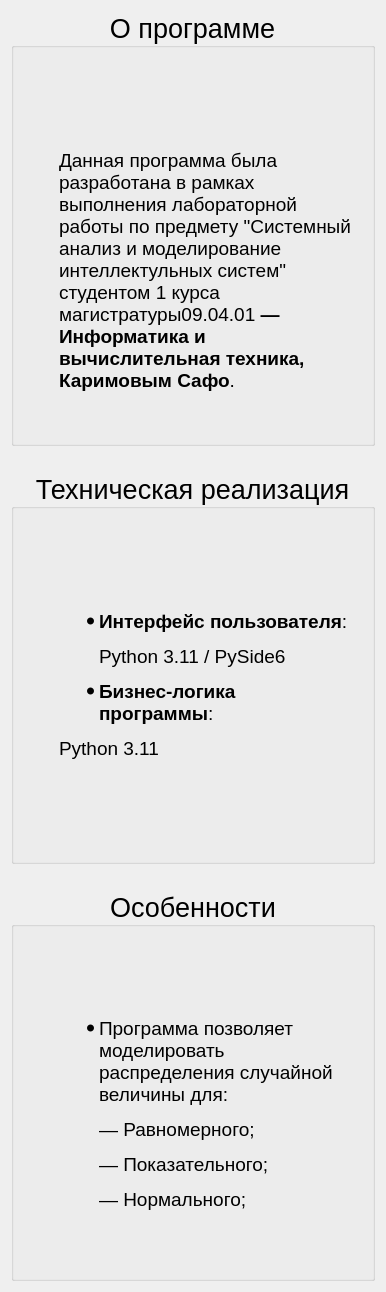
              <widget class="QWidget" name="scrollAreaWidgetContents">
               <property name="geometry">
                <rect>
                 <x>0</x>
                 <y>0</y>
                 <width>386</width>
                 <height>1292</height>
                </rect>
               </property>
               <layout class="QVBoxLayout" name="verticalLayout_8">
                <item>
                 <layout class="QVBoxLayout" name="page_about">
                  <item>
                   <widget class="QGroupBox" name="gb_about">
                    <property name="font">
                     <font>
                      <family>Segoe UI</family>
                      <pointsize>20</pointsize>
                      <italic>false</italic>
                      <fontweight>DemiBold</fontweight>
                     </font>
                    </property>
                    <property name="styleSheet">
                     <string notr="true">QLabel{
	font: 14pt &quot;Segoe UI&quot;;
padding-left: 40px;
padding-right: 20px;
}</string>
                    </property>
                    <property name="title">
                     <string>О программе</string>
                    </property>
                    <property name="alignment">
                     <set>Qt::AlignmentFlag::AlignCenter</set>
                    </property>
                    <layout class="QVBoxLayout" name="verticalLayout_46">
                     <property name="spacing">
                      <number>0</number>
                     </property>
                     <property name="leftMargin">
                      <number>0</number>
                     </property>
                     <property name="topMargin">
                      <number>0</number>
                     </property>
                     <property name="rightMargin">
                      <number>0</number>
                     </property>
                     <property name="bottomMargin">
                      <number>0</number>
                     </property>
                     <item>
                      <layout class="QVBoxLayout" name="verticalLayout_47">
                       <property name="spacing">
                        <number>0</number>
                       </property>
                       <item>
                        <spacer name="verticalSpacer_76">
                         <property name="orientation">
                          <enum>Qt::Orientation::Vertical</enum>
                         </property>
                         <property name="sizeType">
                          <enum>QSizePolicy::Policy::Preferred</enum>
                         </property>
                         <property name="sizeHint" stdset="0">
                          <size>
                           <width>30</width>
                           <height>90</height>
                          </size>
                         </property>
                        </spacer>
                       </item>
                       <item>
                        <widget class="QLabel" name="l_about">
                         <property name="font">
                          <font>
                           <family>Segoe UI</family>
                           <pointsize>14</pointsize>
                           <italic>false</italic>
                           <bold>false</bold>
                          </font>
                         </property>
                         <property name="styleSheet">
                          <string notr="true">QLabel{
	font: 14pt &quot;Segoe UI&quot;;
padding-left: 40px;
padding-right: 20px;
}</string>
                         </property>
                         <property name="text">
                          <string>&lt;html&gt;&lt;head/&gt;&lt;body&gt;&lt;p&gt;Данная программа была разработана в рамках выполнения лабораторной работы по предмету &amp;quot;Системный анализ и моделирование интеллектульных систем&amp;quot; студентом 1 курса магистратуры&lt;span style=&quot; font-weight:700;&quot;/&gt;09.04.01 &lt;span style=&quot; font-weight:700;&quot;&gt;—&lt;/span&gt;&lt;span style=&quot; font-weight:700;&quot;&gt;Информатика и вычислительная техника, &lt;/span&gt;&lt;span style=&quot; font-weight:700;&quot;&gt;Каримовым Сафо&lt;/span&gt;.&lt;/p&gt;&lt;/body&gt;&lt;/html&gt;</string>
                         </property>
                         <property name="textFormat">
                          <enum>Qt::TextFormat::RichText</enum>
                         </property>
                         <property name="scaledContents">
                          <bool>false</bool>
                         </property>
                         <property name="alignment">
                          <set>Qt::AlignmentFlag::AlignLeading|Qt::AlignmentFlag::AlignLeft|Qt::AlignmentFlag::AlignVCenter</set>
                         </property>
                         <property name="wordWrap">
                          <bool>true</bool>
                         </property>
                        </widget>
                       </item>
                       <item>
                        <spacer name="verticalSpacer_79">
                         <property name="orientation">
                          <enum>Qt::Orientation::Vertical</enum>
                         </property>
                         <property name="sizeType">
                          <enum>QSizePolicy::Policy::Fixed</enum>
                         </property>
                         <property name="sizeHint" stdset="0">
                          <size>
                           <width>20</width>
                           <height>40</height>
                          </size>
                         </property>
                        </spacer>
                       </item>
                      </layout>
                     </item>
                    </layout>
                   </widget>
                  </item>
                 </layout>
                </item>
                <item>
                 <spacer name="verticalSpacer_80">
                  <property name="orientation">
                   <enum>Qt::Orientation::Vertical</enum>
                  </property>
                  <property name="sizeType">
                   <enum>QSizePolicy::Policy::Fixed</enum>
                  </property>
                  <property name="sizeHint" stdset="0">
                   <size>
                    <width>20</width>
                    <height>20</height>
                   </size>
                  </property>
                 </spacer>
                </item>
                <item>
                 <widget class="QGroupBox" name="gb_properties_2">
                  <property name="font">
                   <font>
                    <family>Segoe UI</family>
                    <pointsize>20</pointsize>
                    <italic>false</italic>
                    <fontweight>DemiBold</fontweight>
                   </font>
                  </property>
                  <property name="title">
                   <string>Техническая реализация</string>
                  </property>
                  <property name="alignment">
                   <set>Qt::AlignmentFlag::AlignCenter</set>
                  </property>
                  <layout class="QVBoxLayout" name="verticalLayout_50">
                   <property name="spacing">
                    <number>0</number>
                   </property>
                   <property name="leftMargin">
                    <number>0</number>
                   </property>
                   <property name="topMargin">
                    <number>0</number>
                   </property>
                   <property name="rightMargin">
                    <number>0</number>
                   </property>
                   <property name="bottomMargin">
                    <number>0</number>
                   </property>
                   <item>
                    <layout class="QVBoxLayout" name="verticalLayout_51">
                     <property name="spacing">
                      <number>0</number>
                     </property>
                     <item>
                      <spacer name="verticalSpacer_86">
                       <property name="orientation">
                        <enum>Qt::Orientation::Vertical</enum>
                       </property>
                       <property name="sizeType">
                        <enum>QSizePolicy::Policy::Preferred</enum>
                       </property>
                       <property name="sizeHint" stdset="0">
                        <size>
                         <width>30</width>
                         <height>90</height>
                        </size>
                       </property>
                      </spacer>
                     </item>
                     <item>
                      <widget class="QLabel" name="l_technical_implementation">
                       <property name="font">
                        <font>
                         <family>Segoe UI</family>
                         <pointsize>14</pointsize>
                         <italic>false</italic>
                         <bold>false</bold>
                        </font>
                       </property>
                       <property name="styleSheet">
                        <string notr="true">QLabel{
	font: 14pt &quot;Segoe UI&quot;;
padding-left: 40px;
padding-right: 20px;
}</string>
                       </property>
                       <property name="text">
                        <string>&lt;html&gt;&lt;head/&gt;&lt;body&gt;&lt;ul style=&quot;margin-top: 0px; margin-bottom: 0px; margin-left: 0px; margin-right: 0px; -qt-list-indent: 1;&quot;&gt;&lt;li style=&quot; margin-top:12px; margin-bottom:0px; margin-left:0px; margin-right:0px; -qt-block-indent:0; text-indent:0px;&quot;&gt;&lt;span style=&quot; font-weight:700;&quot;&gt;Интерфейс пользователя&lt;/span&gt;:&lt;/li&gt;&lt;p&gt;Python 3.11 / PySide6&lt;/p&gt;&lt;li style=&quot; margin-top:0px; margin-bottom:0px; margin-left:0px; margin-right:0px; -qt-block-indent:0; text-indent:0px;&quot;&gt;&lt;span style=&quot; font-weight:700;&quot;&gt;Бизнес-логика программы&lt;/span&gt;:&lt;/li&gt;&lt;/ul&gt;&lt;p&gt;Python 3.11&lt;/p&gt;&lt;/body&gt;&lt;/html&gt;</string>
                       </property>
                       <property name="alignment">
                        <set>Qt::AlignmentFlag::AlignLeading|Qt::AlignmentFlag::AlignLeft|Qt::AlignmentFlag::AlignVCenter</set>
                       </property>
                       <property name="wordWrap">
                        <bool>true</bool>
                       </property>
                      </widget>
                     </item>
                     <item>
                      <spacer name="verticalSpacer_90">
                       <property name="orientation">
                        <enum>Qt::Orientation::Vertical</enum>
                       </property>
                       <property name="sizeHint" stdset="0">
                        <size>
                         <width>20</width>
                         <height>40</height>
                        </size>
                       </property>
                      </spacer>
                     </item>
                    </layout>
                   </item>
                  </layout>
                 </widget>
                </item>
                <item>
                 <spacer name="verticalSpacer_89">
                  <property name="orientation">
                   <enum>Qt::Orientation::Vertical</enum>
                  </property>
                  <property name="sizeType">
                   <enum>QSizePolicy::Policy::Fixed</enum>
                  </property>
                  <property name="sizeHint" stdset="0">
                   <size>
                    <width>20</width>
                    <height>20</height>
                   </size>
                  </property>
                 </spacer>
                </item>
                <item>
                 <widget class="QGroupBox" name="gb_properties_3">
                  <property name="font">
                   <font>
                    <family>Segoe UI</family>
                    <pointsize>20</pointsize>
                    <italic>false</italic>
                    <fontweight>DemiBold</fontweight>
                   </font>
                  </property>
                  <property name="title">
                   <string>Особенности</string>
                  </property>
                  <property name="alignment">
                   <set>Qt::AlignmentFlag::AlignCenter</set>
                  </property>
                  <layout class="QVBoxLayout" name="verticalLayout_52">
                   <property name="spacing">
                    <number>0</number>
                   </property>
                   <property name="leftMargin">
                    <number>0</number>
                   </property>
                   <property name="topMargin">
                    <number>0</number>
                   </property>
                   <property name="rightMargin">
                    <number>0</number>
                   </property>
                   <property name="bottomMargin">
                    <number>0</number>
                   </property>
                   <item>
                    <layout class="QVBoxLayout" name="verticalLayout_53">
                     <property name="spacing">
                      <number>0</number>
                     </property>
                     <item>
                      <spacer name="verticalSpacer_92">
                       <property name="orientation">
                        <enum>Qt::Orientation::Vertical</enum>
                       </property>
                       <property name="sizeType">
                        <enum>QSizePolicy::Policy::Fixed</enum>
                       </property>
                       <property name="sizeHint" stdset="0">
                        <size>
                         <width>20</width>
                         <height>90</height>
                        </size>
                       </property>
                      </spacer>
                     </item>
                     <item>
                      <widget class="QLabel" name="l_features">
                       <property name="font">
                        <font>
                         <family>Segoe UI</family>
                         <pointsize>14</pointsize>
                         <italic>false</italic>
                         <bold>false</bold>
                        </font>
                       </property>
                       <property name="styleSheet">
                        <string notr="true">QLabel{
	font: 14pt &quot;Segoe UI&quot;;
padding-left: 40px;
padding-right: 20px;
}</string>
                       </property>
                       <property name="text">
                        <string>&lt;!DOCTYPE HTML PUBLIC &quot;-//W3C//DTD HTML 4.0//EN&quot; &quot;http://www.w3.org/TR/REC-html40/strict.dtd&quot;&gt;
&lt;html&gt;&lt;head&gt;&lt;meta name=&quot;qrichtext&quot; content=&quot;1&quot; /&gt;&lt;meta charset=&quot;utf-8&quot; /&gt;&lt;style type=&quot;text/css&quot;&gt;
p, li { white-space: pre-wrap; }
hr { height: 1px; border-width: 0; }
li.unchecked::marker { content: &quot;\2610&quot;; }
li.checked::marker { content: &quot;\2612&quot;; }
&lt;/style&gt;&lt;/head&gt;&lt;body style=&quot; font-family:'Segoe UI'; font-size:14pt; font-weight:400; font-style:normal;&quot;&gt;
&lt;ul style=&quot;margin-top: 0px; margin-bottom: 0px; margin-left: 0px; margin-right: 0px; -qt-list-indent: 1;&quot;&gt;
&lt;li style=&quot; margin-top:12px; margin-bottom:0px; margin-left:0px; margin-right:0px; -qt-block-indent:0; text-indent:0px;&quot;&gt;Программа позволяет моделировать распределения случайной величины для:&lt;/li&gt;&lt;/ul&gt;
&lt;p style=&quot; margin-top:12px; margin-bottom:0px; margin-left:0px; margin-right:0px; -qt-block-indent:1; text-indent:0px;&quot;&gt;— Равномерного;&lt;/p&gt;
&lt;p style=&quot; margin-top:12px; margin-bottom:0px; margin-left:0px; margin-right:0px; -qt-block-indent:1; text-indent:0px;&quot;&gt;— Показательного;&lt;/p&gt;
&lt;p style=&quot; margin-top:12px; margin-bottom:0px; margin-left:0px; margin-right:0px; -qt-block-indent:1; text-indent:0px;&quot;&gt;— Нормального;&lt;/p&gt;&lt;/body&gt;&lt;/html&gt;</string>
                       </property>
                       <property name="alignment">
                        <set>Qt::AlignmentFlag::AlignLeading|Qt::AlignmentFlag::AlignLeft|Qt::AlignmentFlag::AlignVCenter</set>
                       </property>
                       <property name="wordWrap">
                        <bool>true</bool>
                       </property>
                      </widget>
                     </item>
                     <item>
                      <spacer name="verticalSpacer_95">
                       <property name="orientation">
                        <enum>Qt::Orientation::Vertical</enum>
                       </property>
                       <property name="sizeHint" stdset="0">
                        <size>
                         <width>20</width>
                         <height>40</height>
                        </size>
                       </property>
                      </spacer>
                     </item>
                    </layout>
                   </item>
                  </layout>
                 </widget>
                </item>
               </layout>
              </widget>
